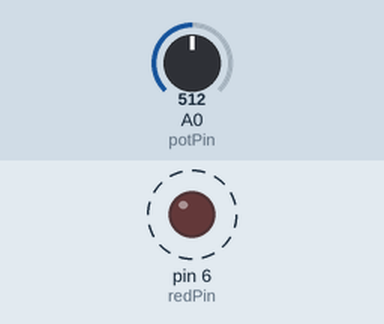
Simulated run of this sketch. Board: Arduino Uno, built with avr-gcc and run on an emulated ATmega328P. Parts: output pins drawn as LEDs (lit = HIGH). Dashed ring = blinking. Inputs (shaded band) come from the test bench; at power-on: A0 (potPin) = 512. What the sketch prints to the serial monitor is not drawn.

Above: at 0.87 s.
1.4 s: A0 (potPin) set to 0
3.0 s: A0 (potPin) set to 3
At 3.6 s:
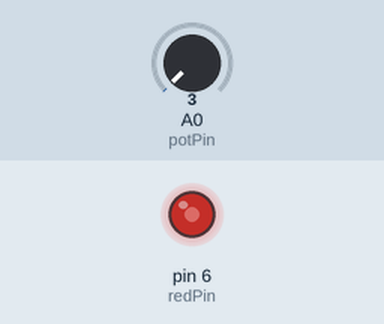
4.5 s: A0 (potPin) set to 6
7.5 s: A0 (potPin) set to 306
At 7.87 s:
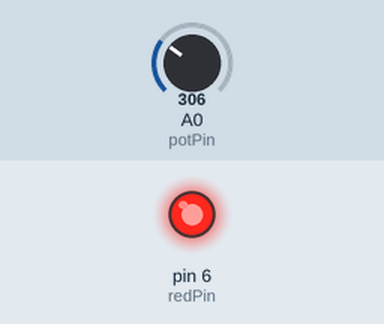
Timing chart, 0 to 11.5 s (numbered marks = the images above; inputs shaded):
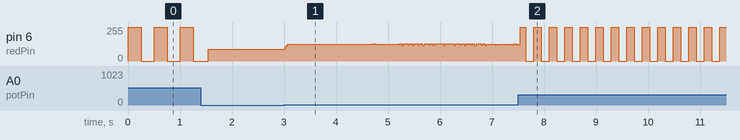

The sketch:

blinkTest.ino
```cpp
#define redPin 6
#define potPin A0
void setup() {
  // put your setup code here, to run once:
  Serial.begin(115200);
  pinMode(redPin,OUTPUT);
}

void loop() {
  // put your main code here, to run repeatedly:
  int anV = analogRead(potPin);
  int valueof8bit = (float)anV/1023*500;
  digitalWrite(redPin,HIGH);
  Serial.println(valueof8bit);
  delay(valueof8bit);
  digitalWrite(redPin,LOW);
  delay(valueof8bit);
}
```

Measured:
- after the input at 3.0 s, pin 6 (redPin): 90/255 → 124/255 at once
